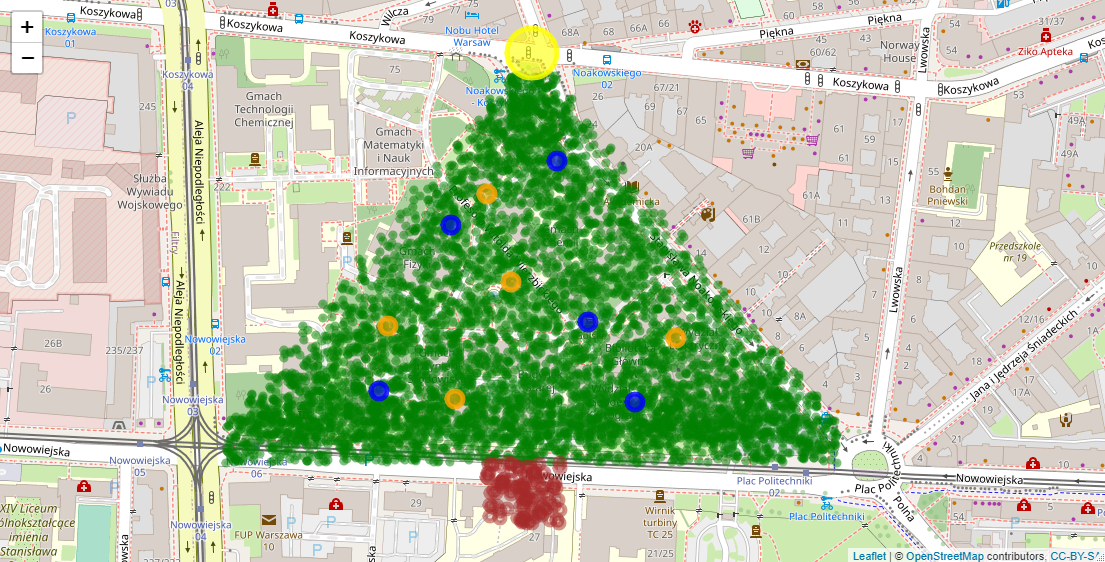

Source code (R):
library(dplyr)
library(leaflet)
library(htmlwidgets)

# Początkowe współrzędne

rb1 = c(52.220100, 21.011760)
lb1 = c(52.220100, 21.005210)
rt1 = c(52.220400, 21.011760)
lt1 = c(52.220400, 21.005210)

delta_y = 0.000150
delta_x = 0.000200

# Choinka

tree = data.frame(rbind(rb1, lb1))
colnames(tree) <- c('y', 'x')

for (i in 1:16) {
  y = runif(1000%/%((i+1)%/%2), rb1[1], rt1[1])
  x = runif(1000%/%((i+1)%/%2), lb1[2], rb1[2])
  yx = cbind(y, x)
  tree = rbind(tree, yx)
  rb1[1] = rb1[1] + delta_y
  rt1[1] = rt1[1] + delta_y
  lb1[2] = lb1[2] + delta_x
  rb1[2] = rb1[2] - delta_x
}

m <- leaflet(tree) %>%
  addTiles() %>% 
  addCircleMarkers(lng = ~x,
                   lat = ~y,
                   radius = 2,
                   color = 'green')

# Pień

rb2 = c(52.219700, 21.008800)
lb2 = c(52.219700, 21.008000)
rt2 = c(52.220100, 21.008800)
tree2 = data.frame(rbind(rb2, lb2))
colnames(tree) <- c('y2', 'x2')
y2 = runif(100, rb2[1], rt2[1])
x2 = runif(100, lb2[2], rb2[2])
yx2 = cbind(y2, x2)
tree2 = rbind(tree2, yx2)

m <- m %>% addCircleMarkers(lng = x2,
                            lat = y2, 
                            radius = 5,
                            color = 'brown'
)

# Bombki

b1 = c(52.220573, 21.006843)
b2 = c(52.220495, 21.009593)
b3 = c(52.221026, 21.009094)
b4 = c(52.221661, 21.007616)
b5 = c(52.222082, 21.008754)
tree3 = data.frame(rbind(b1, b2, b3, b4, b5))
colnames(tree3) <- c('y3', 'x3')

m <- m %>% addCircleMarkers(lng = tree3$x3,
                            lat = tree3$y3, 
                            radius = 8,
                            color = 'blue',
                            opacity = 0.8,
                            fillOpacity = 0.6
)

b6 = c(52.220916, 21.010037)
b7 = c(52.221864, 21.008004)
b8 = c(52.220996, 21.006945)
b9 = c(52.221289, 21.008258)
b10 = c(52.220515, 21.007662)
tree4 = data.frame(rbind(b6, b7, b8, b9, b10))
colnames(tree4) <- c('y4', 'x4')

m <- m %>% addCircleMarkers(lng = tree4$x4,
                            lat = tree4$y4, 
                            radius = 8,
                            color = 'orange',
                            opacity = 0.8,
                            fillOpacity = 0.6
)

# Gwiazdka

m <- m %>% addCircleMarkers(lng = 21.008487,
                            lat = 52.222792, 
                            radius = 25,
                            color = 'yellow',
                            opacity = 0.8,
                            fillOpacity = 0.6
)
m

saveWidget(m, file="christmas_tree.html", selfcontained = TRUE)
